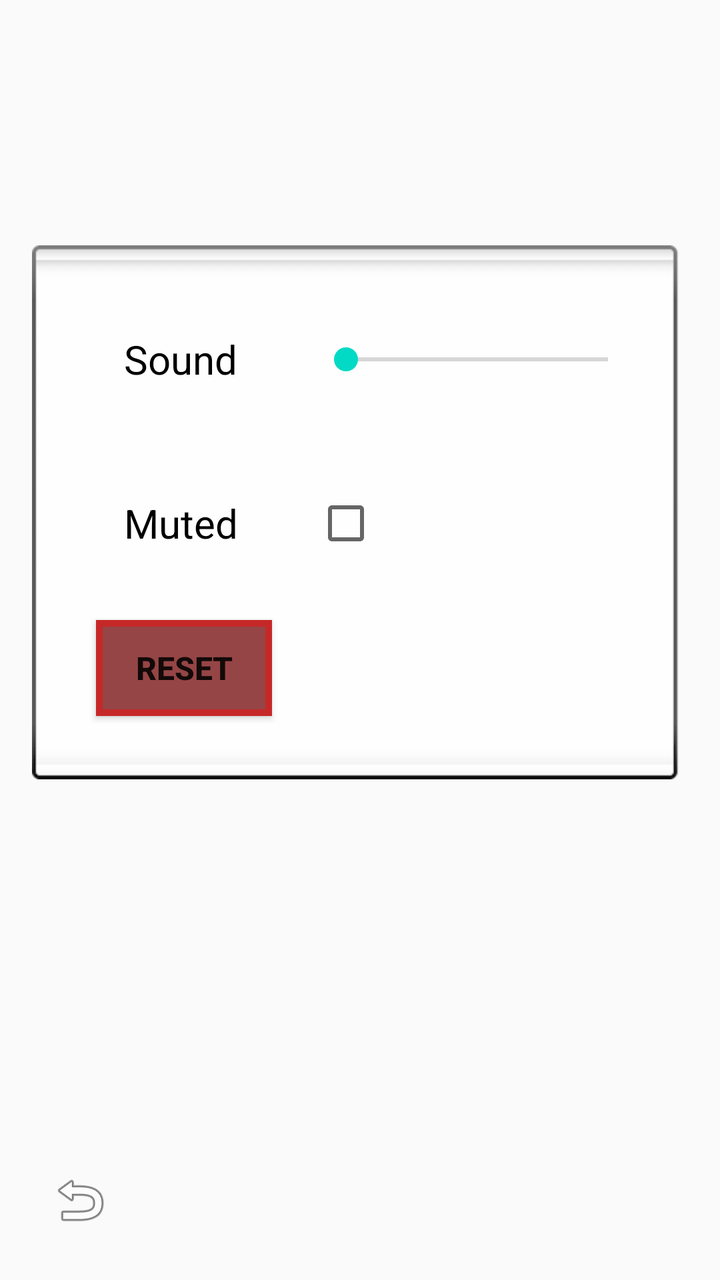
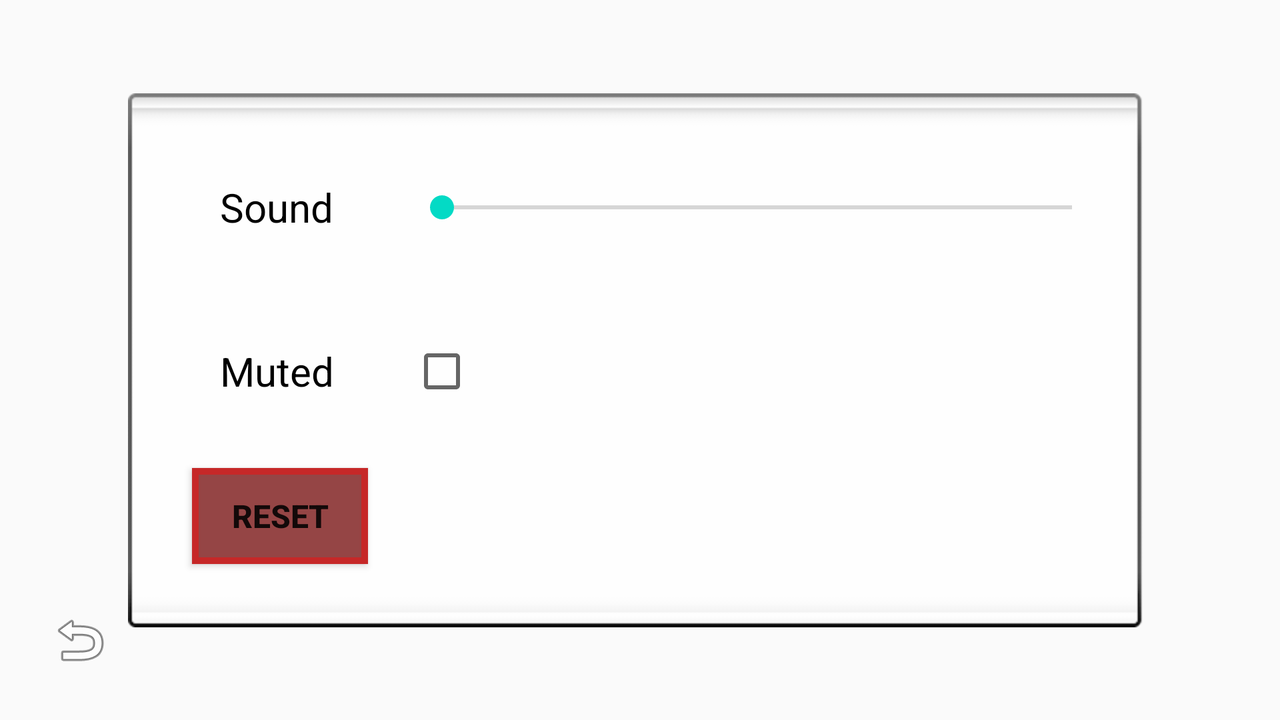

First picture: res/layout/ on a phone held upright. Second picture: the repository's own variant of that layout, on a device whose configuration matches the variant's folder. Source for both follows.
<!-- AndroidManifest.xml: application theme AppTheme -->
<!-- res/layout/activity_settings.xml -->
<?xml version="1.0" encoding="utf-8"?>
<android.support.constraint.ConstraintLayout xmlns:android="http://schemas.android.com/apk/res/android"
    xmlns:app="http://schemas.android.com/apk/res-auto"
    xmlns:tools="http://schemas.android.com/tools"
    android:layout_width="match_parent"
    android:layout_height="match_parent"
    android:background="@mipmap/backgroundsetting"
    tools:context=".activity.SettingsActivity">

    <ImageButton
        android:id="@+id/returnFromSetting"
        android:layout_width="wrap_content"
        android:layout_height="wrap_content"
        android:layout_marginStart="16dp"
        android:layout_marginBottom="16dp"
        android:background="?attr/actionBarItemBackground"
        android:minWidth="48dp"
        android:minHeight="48dp"
        app:layout_constraintBottom_toBottomOf="parent"
        app:layout_constraintStart_toStartOf="parent"
        app:srcCompat="@android:drawable/ic_menu_revert"
        tools:ignore="SpeakableTextPresentCheck" />

    <android.support.constraint.ConstraintLayout
        android:layout_width="0dp"
        android:layout_height="267dp"
        android:layout_marginStart="16dp"
        android:layout_marginEnd="16dp"
        android:layout_marginBottom="128dp"
        android:background="@android:drawable/spinner_background"
        app:layout_constraintBottom_toBottomOf="parent"
        app:layout_constraintEnd_toEndOf="parent"
        app:layout_constraintStart_toStartOf="parent"
        app:layout_constraintTop_toTopOf="parent">

        <TextView
            android:id="@+id/textView2"
            android:layout_width="85dp"
            android:layout_height="50dp"
            android:layout_marginStart="24dp"
            android:layout_marginTop="32dp"
            android:gravity="center"
            android:text="Muted"
            android:textColor="#000"
            android:textSize="20dp"
            app:layout_constraintStart_toStartOf="parent"
            app:layout_constraintTop_toBottomOf="@+id/textView" />

        <TextView
            android:id="@+id/textView"
            android:layout_width="85dp"
            android:layout_height="50dp"
            android:layout_marginStart="24dp"
            android:layout_marginTop="24dp"
            android:gravity="center"
            android:text="Sound"
            android:textColor="#000"
            android:textSize="20dp"
            app:layout_constraintStart_toStartOf="parent"
            app:layout_constraintTop_toTopOf="parent" />

        <SeekBar
            android:id="@+id/seekBar"
            android:layout_width="0dp"
            android:layout_height="50dp"
            android:layout_marginStart="24dp"
            android:layout_marginTop="24dp"
            android:layout_marginEnd="24dp"
            app:layout_constraintEnd_toEndOf="parent"
            app:layout_constraintStart_toEndOf="@+id/textView"
            app:layout_constraintTop_toTopOf="parent" />

        <CheckBox
            android:id="@+id/contrastButton"
            android:layout_width="0dp"
            android:layout_height="50dp"
            android:layout_marginStart="24dp"
            android:layout_marginTop="32dp"
            android:layout_marginEnd="24dp"
            android:text=""
            app:layout_constraintEnd_toEndOf="parent"
            app:layout_constraintHorizontal_bias="0.0"
            app:layout_constraintStart_toEndOf="@+id/textView2"
            app:layout_constraintTop_toBottomOf="@+id/seekBar" />

        <Button
            android:id="@+id/buttonReset"
            style="@style/alert_btn"
            android:layout_width="wrap_content"
            android:layout_height="wrap_content"
            android:layout_marginStart="24dp"
            android:text="Reset"
            app:layout_constraintBottom_toBottomOf="parent"
            app:layout_constraintStart_toStartOf="parent"
            app:layout_constraintTop_toBottomOf="@+id/textView2" />
    </android.support.constraint.ConstraintLayout>

</android.support.constraint.ConstraintLayout>
<!-- resources referenced by this layout -->
<resources>
  <style name="alert_btn">
          <item name="textAllCaps">true</item>
          <item name="android:textSize">16dip</item>
          <item name="android:textStyle">bold</item>
          <item name="android:background">@drawable/alert_button</item>
      </style>
  <style name="AppTheme" parent="Theme.AppCompat.Light.DarkActionBar">
          
          <item name="colorPrimary">@color/colorPrimary</item>
          <item name="colorPrimaryDark">@color/colorPrimaryDark</item>
          <item name="colorAccent">@color/colorAccent</item>
      </style>
  <!-- drawable alert_button (drawable) -->
  <?xml version="1.0" encoding="utf-8"?>
  <selector xmlns:android="http://schemas.android.com/apk/res/android">
      <item android:state_pressed="true">
          <shape android:shape="rectangle">
              <stroke android:width="20px" android:color="#000000"/>
              <solid android:color="#C62828"/>
          </shape>
      </item>
  
      <item>
          <shape android:shape="rectangle">
              <stroke android:width="10px" android:color="#C62828"/>
              <solid android:color="#954545"/>
          </shape>
      </item>
  </selector>
  <color name="colorPrimary">#6200EE</color>
  <color name="colorPrimaryDark">#3700B3</color>
  <color name="colorAccent">#03DAC5</color>
</resources>
<!-- res/layout-land/activity_settings.xml (the repository's variant of the layout above) -->
<!-- drawn on the phone turned sideways -->
<?xml version="1.0" encoding="utf-8"?>
<android.support.constraint.ConstraintLayout xmlns:android="http://schemas.android.com/apk/res/android"
    xmlns:app="http://schemas.android.com/apk/res-auto"
    xmlns:tools="http://schemas.android.com/tools"
    android:layout_width="match_parent"
    android:layout_height="match_parent"
    android:background="@mipmap/backgroundsetting"
    tools:context=".activity.SettingsActivity">

    <ImageButton
        android:id="@+id/returnFromSetting"
        android:layout_width="wrap_content"
        android:layout_height="wrap_content"
        android:layout_marginStart="16dp"
        android:layout_marginBottom="16dp"
        android:background="?attr/actionBarItemBackground"
        android:minWidth="48dp"
        android:minHeight="48dp"
        app:layout_constraintBottom_toBottomOf="parent"
        app:layout_constraintStart_toStartOf="parent"
        app:srcCompat="@android:drawable/ic_menu_revert"
        tools:ignore="SpeakableTextPresentCheck" />

    <android.support.constraint.ConstraintLayout
        android:layout_width="0dp"
        android:layout_height="267dp"
        android:layout_marginStart="64dp"
        android:layout_marginEnd="64dp"
        android:background="@android:drawable/spinner_background"
        app:layout_constraintBottom_toBottomOf="parent"
        app:layout_constraintEnd_toEndOf="parent"
        app:layout_constraintStart_toStartOf="parent"
        app:layout_constraintTop_toTopOf="parent">

        <TextView
            android:id="@+id/textView2"
            android:layout_width="85dp"
            android:layout_height="50dp"
            android:layout_marginStart="24dp"
            android:layout_marginTop="32dp"
            android:gravity="center"
            android:text="Muted"
            android:textColor="#000"
            android:textSize="20dp"
            app:layout_constraintStart_toStartOf="parent"
            app:layout_constraintTop_toBottomOf="@+id/textView" />

        <CheckBox
            android:id="@+id/contrastButton"
            android:layout_width="0dp"
            android:layout_height="50dp"
            android:layout_marginStart="24dp"
            android:layout_marginTop="32dp"
            android:layout_marginEnd="24dp"
            android:text=""
            app:layout_constraintEnd_toEndOf="parent"
            app:layout_constraintHorizontal_bias="0.0"
            app:layout_constraintStart_toEndOf="@+id/textView2"
            app:layout_constraintTop_toBottomOf="@+id/seekBar" />

        <TextView
            android:id="@+id/textView"
            android:layout_width="85dp"
            android:layout_height="50dp"
            android:layout_marginStart="24dp"
            android:layout_marginTop="24dp"
            android:gravity="center"
            android:text="Sound"
            android:textColor="#000"
            android:textSize="20dp"
            app:layout_constraintStart_toStartOf="parent"
            app:layout_constraintTop_toTopOf="parent" />

        <SeekBar
            android:id="@+id/seekBar"
            android:layout_width="0dp"
            android:layout_height="50dp"
            android:layout_marginStart="24dp"
            android:layout_marginTop="24dp"
            android:layout_marginEnd="24dp"
            app:layout_constraintEnd_toEndOf="parent"
            app:layout_constraintStart_toEndOf="@+id/textView"
            app:layout_constraintTop_toTopOf="parent" />

        <Button
            android:id="@+id/buttonReset"
            style="@style/alert_btn"
            android:layout_width="wrap_content"
            android:layout_height="wrap_content"
            android:layout_marginStart="24dp"
            android:text="Reset"
            app:layout_constraintBottom_toBottomOf="parent"
            app:layout_constraintStart_toStartOf="parent"
            app:layout_constraintTop_toBottomOf="@+id/textView2" />

    </android.support.constraint.ConstraintLayout>

</android.support.constraint.ConstraintLayout>
